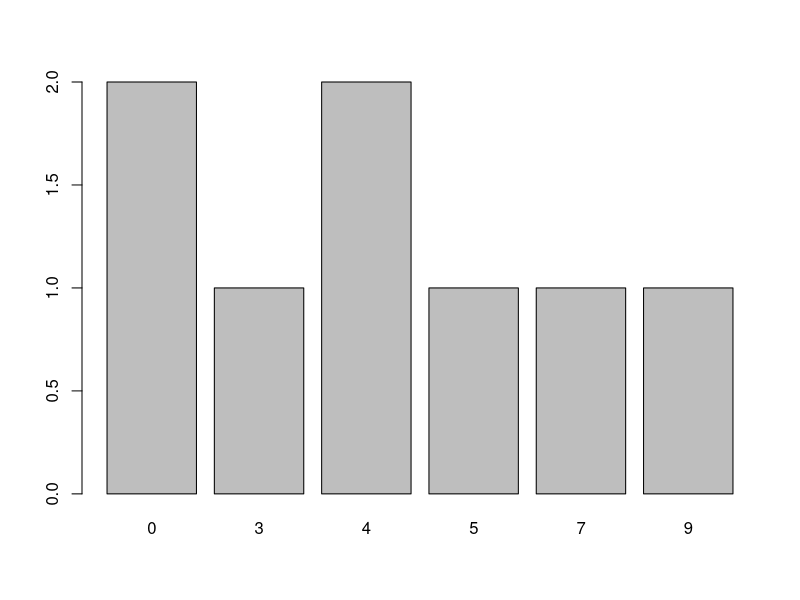
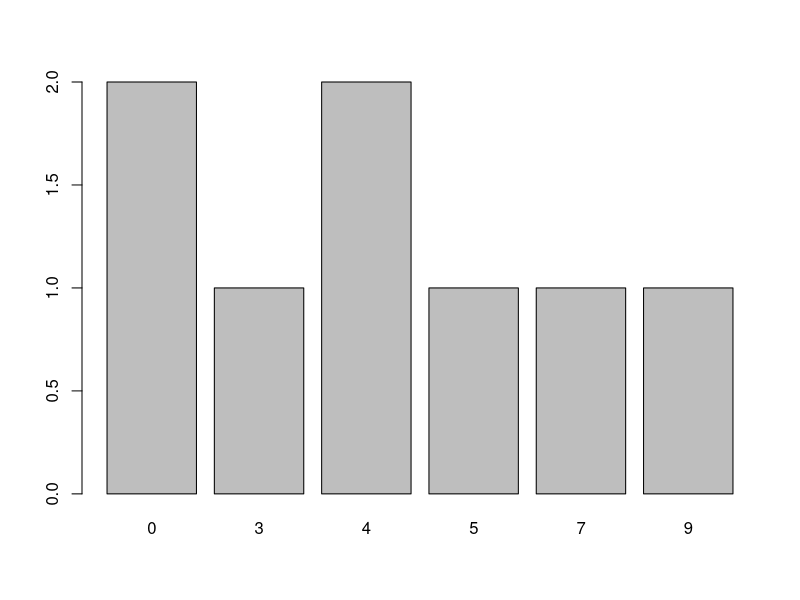

Write the R code that produced these figures, in order.
## ---- chunk 1
#suppress the warnings and other messages from showing in the knitted file.
knitr::opts_chunk$set(fig.width=7, fig.height=5,fig.path='figures/',echo=TRUE,warning=FALSE,message=FALSE)
## ---- chunk 2
Outcome <- c(0,0,3,5,4,7,4,9)
StandardizedData <- data.frame(Outcome)
StandardizedData
## ---- chunk 3
FrequencyTable <- table(Outcome)
FrequencyTable
prop.table(FrequencyTable)
barplot(FrequencyTable)

mean(Outcome)
var(Outcome)
sd(Outcome)
## ---- chunk 4
zScores <- scale(Outcome)
StandardizedData <- data.frame(Outcome,zScores)
StandardizedData

zFrequencyTable <- table(Outcome)
zFrequencyTable
prop.table(zFrequencyTable)
barplot(zFrequencyTable)

mean(zScores)
var(zScores)
sd(zScores)
